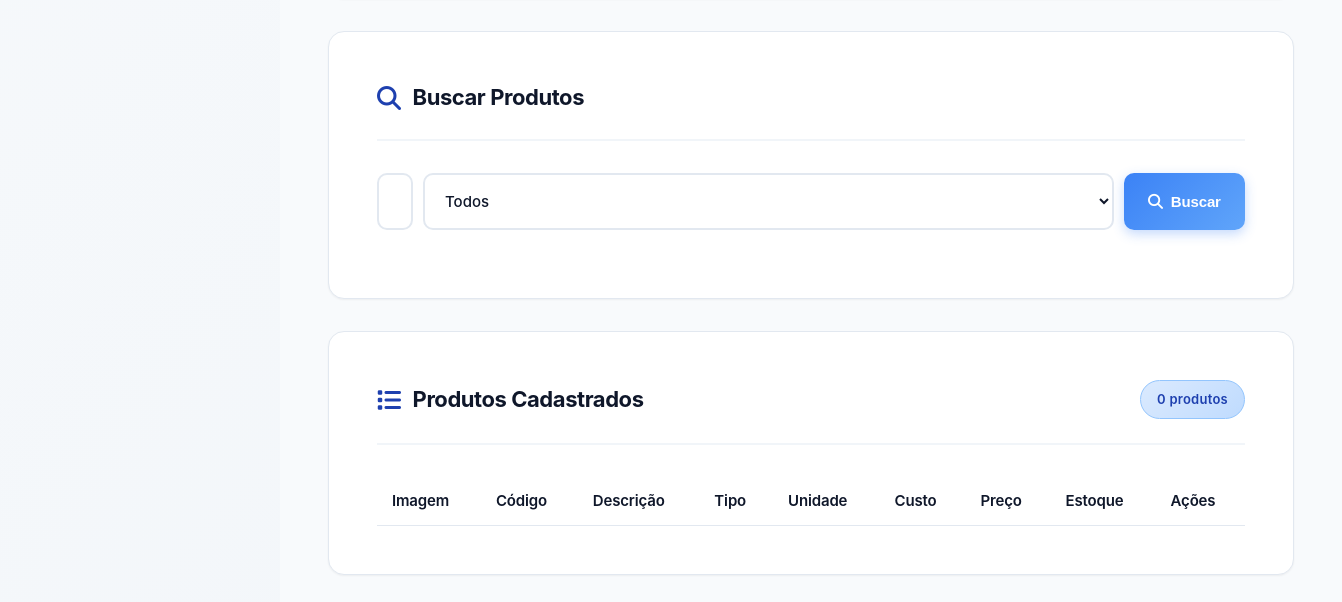
The app's page /views/products/index.php (signed in, lower part), older data.
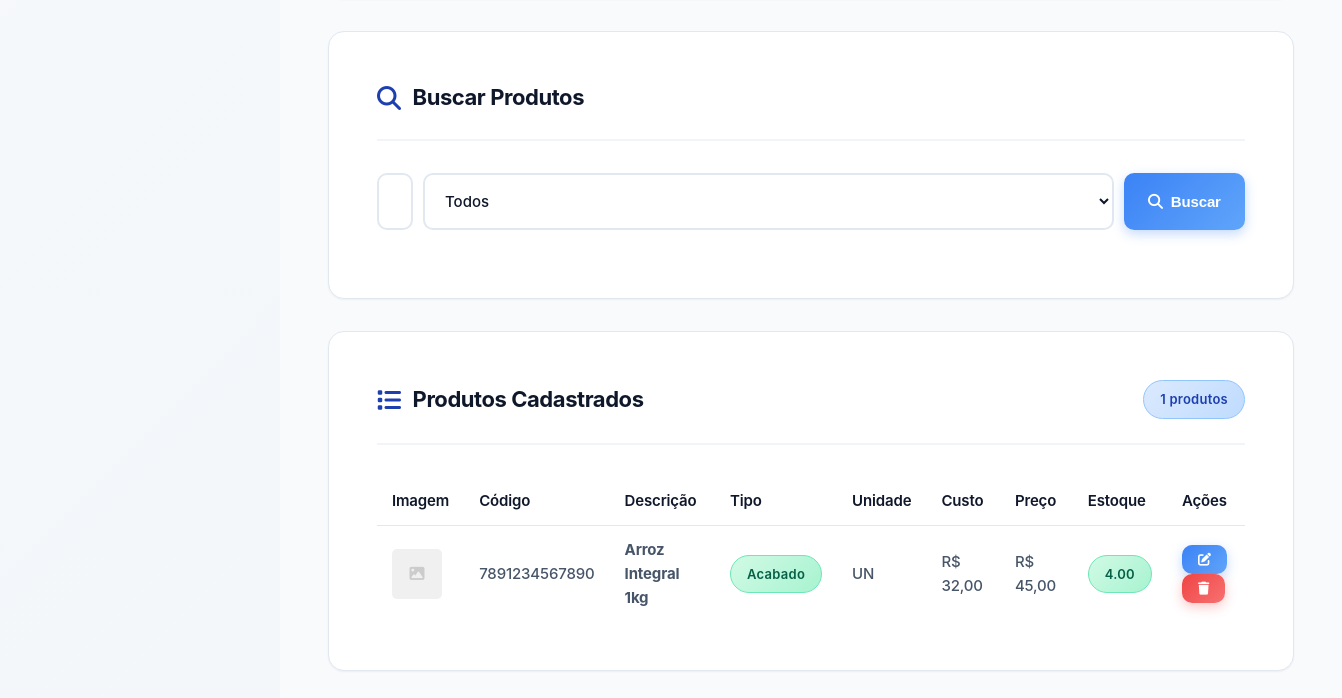
The same page, newer data.
### tables this page shows
CREATE TABLE products (
            id INTEGER PRIMARY KEY AUTOINCREMENT,
            barcode TEXT UNIQUE NOT NULL,
            description TEXT NOT NULL,
            cost REAL NOT NULL,
            price REAL NOT NULL,
            stock REAL DEFAULT 0,
            min_stock REAL DEFAULT 0,
            unit TEXT NOT NULL,
            type TEXT NOT NULL,
            image TEXT,
            created_at DATETIME DEFAULT CURRENT_TIMESTAMP,
            updated_at DATETIME DEFAULT CURRENT_TIMESTAMP
        , category TEXT, brand TEXT, supplier TEXT, max_stock REAL, notes TEXT, status TEXT DEFAULT "active", user_id INTEGER NOT NULL DEFAULT 1);

### config/config.php (called while the page is built, shortened)
<?php
function formatMoney($value) {
    return 'R$ ' . number_format($value, 2, ',', '.');
}
?>

### views/products/index.php (the view, shortened to what the changed rows need)
<?php
require_once __DIR__ . '/../../config/config.php';
$db = Database::getInstance()->getConnection();
$products = $db->query("SELECT * FROM products ORDER BY created_at DESC")->fetchAll(PDO::FETCH_ASSOC);
?>
<?php include __DIR__ . '/../../components/header.php'; ?>
<div class="main-layout">
    <div class="content-wrapper">
        <main class="main-content">
            <div class="card">
                <div class="card-header">
                    <h3><i class="fas fa-list"></i> Produtos Cadastrados</h3>
                    <span class="badge badge-info" id="totalProducts"><?php echo count($products); ?> produtos</span>
                </div>
                <div class="table-responsive">
                    <table class="table">
                        <thead>
                            <tr>
                                <th>Imagem</th>
                                <th>Código</th>
                                <th>Descrição</th>
                                <th>Tipo</th>
                                <th>Unidade</th>
                                <th>Custo</th>
                                <th>Preço</th>
                                <th>Estoque</th>
                                <th>Ações</th>
                            </tr>
                        </thead>
                        <tbody id="productsTableBody">
                            <?php foreach ($products as $product): ?>
                                <tr>
                                    <td>
                                        <?php if ($product['image']): ?>
                                            <img src="<?php echo BASE_URL . $product['image']; ?>" style="width: 50px; height: 50px; object-fit: cover; border-radius: 5px;">
                                        <?php else: ?>
                                            <div style="width: 50px; height: 50px; background: #f0f0f0; border-radius: 5px; display: flex; align-items: center; justify-content: center;">
                                                <i class="fas fa-image" style="color: #ccc;"></i>
                                            </div>
                                        <?php endif; ?>
                                    </td>
                                    <td><?php echo htmlspecialchars($product['barcode']); ?></td>
                                    <td><strong><?php echo htmlspecialchars($product['description']); ?></strong></td>
                                    <td>
                                        <?php
                                        $types = ['finished' => 'Acabado', 'intermediate' => 'Intermediário', 'supply' => 'Insumo'];
                                        $badges = ['finished' => 'success', 'intermediate' => 'info', 'supply' => 'warning'];
                                        ?>
                                        <span class="badge badge-<?php echo $badges[$product['type']]; ?>">
                                            <?php echo $types[$product['type']]; ?>
                                        </span>
                                    </td>
                                    <td><?php echo strtoupper($product['unit']); ?></td>
                                    <td><?php echo formatMoney($product['cost']); ?></td>
                                    <td><?php echo formatMoney($product['price']); ?></td>
                                    <td>
                                        <?php
                                        $stockClass = $product['stock'] <= $product['min_stock'] ? 'badge-danger' : 'badge-success';
                                        ?>
                                        <span class="badge <?php echo $stockClass; ?>">
                                            <?php echo number_format($product['stock'], 2); ?>
                                        </span>
                                    </td>
                                    <td>
                                        <button class="btn btn-info btn-sm" onclick='editarProduto(<?php echo json_encode($product); ?>)' title="Editar">
                                            <i class="fas fa-edit"></i>
                                        </button>
                                        <button class="btn btn-danger btn-sm" onclick="excluirProduto(<?php echo $product['id']; ?>)" title="Excluir">
                                            <i class="fas fa-trash"></i>
                                        </button>
                                    </td>
                                </tr>
                            <?php endforeach; ?>
                        </tbody>
                    </table>
                </div>
            </div>
        </main>
    </div>
</div>
<?php include __DIR__ . '/../../components/footer.php'; ?>

Row changes from the older to the newer data that the page shows:
added products: barcode "7891234567890", description "Arroz Integral 1kg", type "Acabado", unit "UN", cost "R$ 32,00", price "R$ 45,00", stock "4.00"
Text that changed along with them:
count($products): "0" → "1"
